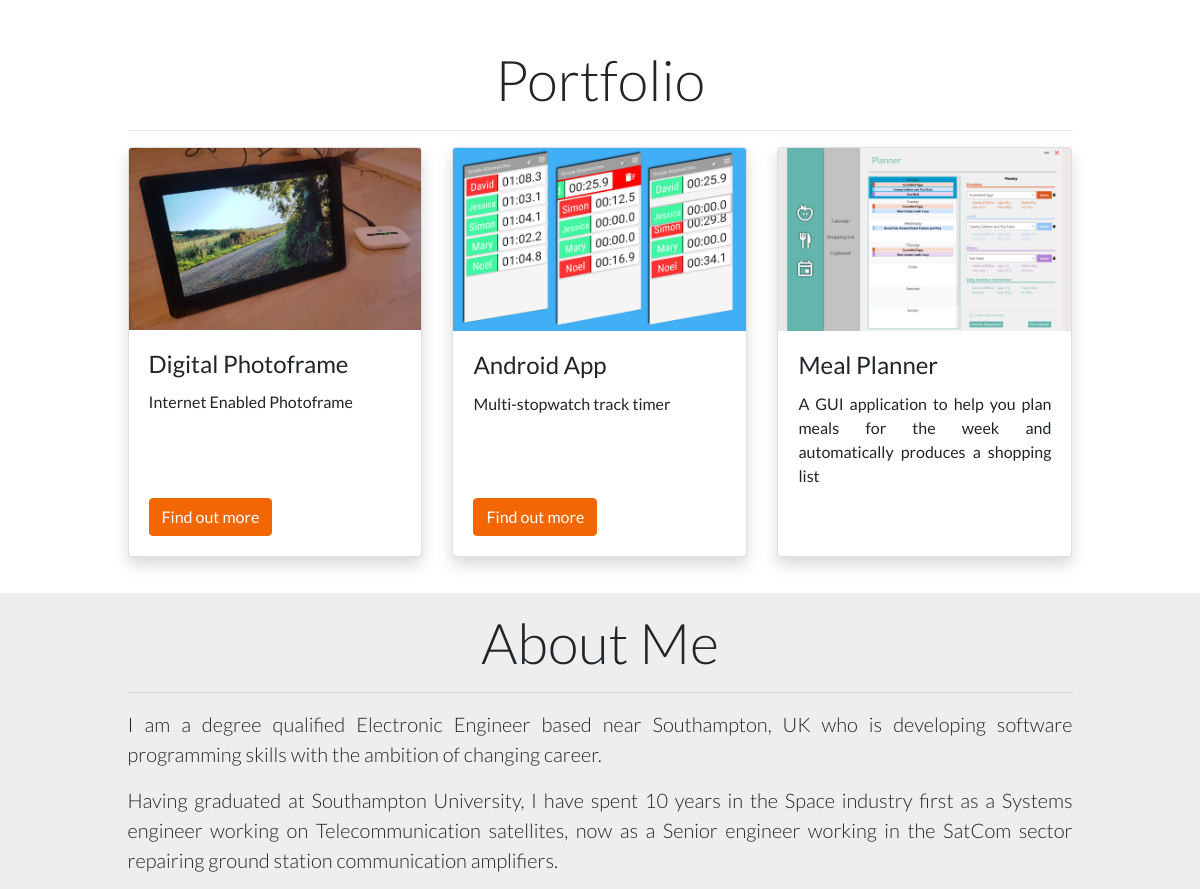
/ (middle part), run on an earlier commit of the app's database.
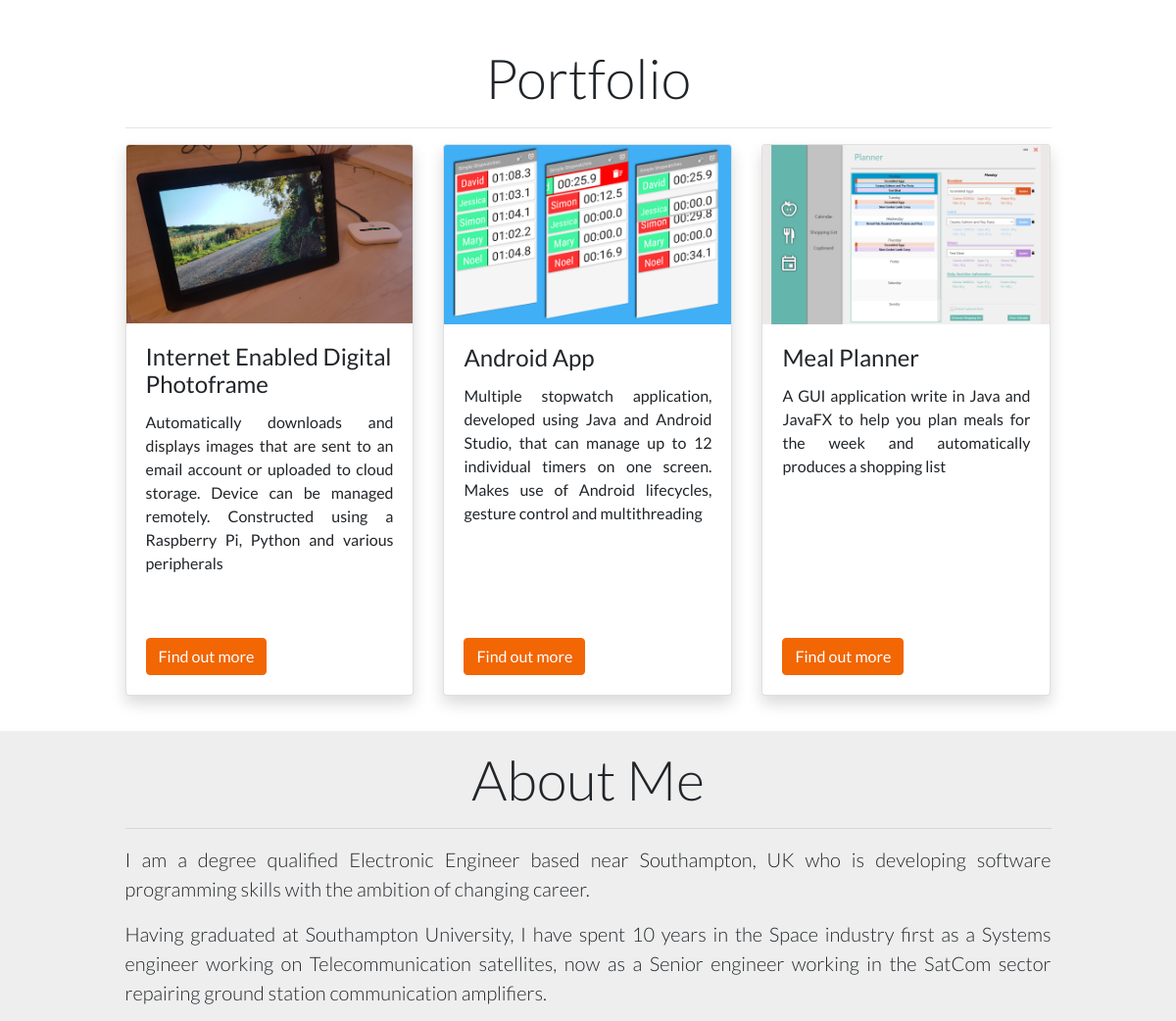
And on a later commit of the database.
### portfolio/models.py (models this page shows)
class PortfolioProject(models.Model):
    title = models.CharField(
        max_length = 40
    )
    description = models.CharField(
        max_length = 400
    )
    project_image = models.ImageField(
        upload_to='portfolio/images/'
    )
    project_url = models.URLField(blank=True)
    def __str__(self):
        return self.title

### portfolio/views.py (the view)
# urls.py: 2. Add a URL to urlpatterns:  path('', views.home, name='home')
def home (request):
    projects = PortfolioProject.objects.all()
    technologies = Technologies.objects.all()
    print(projects)
    return render(request, 'portfolio/home.html', {'projects' : projects, 'technologies' : technologies})

### portfolio/templates/portfolio/home.html (shortened to what this page needs)
{% extends 'portfolio/base.html' %}
{% load static %}
{% block content %}
<div class="col-12" id="portfolio">
    <div class="container col-12 col-xl-10 pt-3 pb-3 mx-auto" id="portfolio">
        <h1 class="text-center display-4">Portfolio</h1>
        <hr>
        <div class="row row-cols-md-2 row-cols-lg-3">
        {% for project in projects %}
        <div class="mb-3 card-deck mx-auto">
            <div class="card mb-1 shadow" >
              <img class="card-img-top" src="{{ project.project_image.url }}" alt="Card image">
              <div class="card-body d-flex flex-column align-items-start" >
                <h4 class="card-title ">{{ project.title }}</h4>
                {% with max_chars=240%}
                    <p class="card-text pb-5 text-justify">
                        {{ project.description |truncatechars:max_chars}}
                    </p>
                {% endwith %}
                {% if project.project_url %}
                <a href="{{project.project_url}}" class="btn btn-primary mt-auto">
                    Find out more
                </a>
                {% endif %}
              </div>
            </div>
        </div>
        {% endfor %}
        </div>
    </div>
</div>
<div class="container col-12 pt-3 pb-5" id="aboutMe">
    <div class = "col-12 col-xl-10 mx-auto">
        <h1 class="display-4 text-center">About Me</h1>
        <hr>
        <p class="lead text-justify">I am a degree qualified Electronic Engineer based near Southampton, UK who is developing software programming skills with the ambition of changing career. </p>
        <p class="lead text-justify">Having graduated at Southampton University, I have spent 10 years in the Space industry first as a Systems engineer working on Telecommunication satellites, now as a Senior engineer working in the SatCom sector repairing ground station communication amplifiers.</p>
    </div>
</div>
{% endblock %}

### portfolio/templates/portfolio/base.html (shortened to what this page needs)
<!doctype html>
<html lang="en">
  <head>
{% load static %}
    <link rel="stylesheet" href="https://stackpath.bootstrapcdn.com/bootstrap/4.5.2/css/bootstrap.min.css">
    <link rel="stylesheet" href="{% static "portfolio/custom.css" %}">
    <link rel="stylesheet" href="https://use.fontawesome.com/releases/v5.7.0/css/all.css">
  </head>
  <body>
        {% load static %}
     {% block content %}{% endblock %}
  </body>
</html>

### portfolio/static/portfolio/custom.css (style rules this page uses)
body { font-family: 'Lato', sans-serif; padding-top: 60px; }
#portfolio { background-color: white; }
.btn-primary, .btn-primary:active, .btn-primary:visited { background-color: #F26604 !important; border-color: #F26604 !important; }
#aboutMe { background-color: #EEEEEE; }

What changed in the data, as far as the page shows it:
changed PortfolioProject: title "Digital Photoframe" → "Internet Enabled Digital Photoframe"; description "Internet Enabled Photoframe" → "Automatically downloads and displays images that are sent to an email account or uploaded to cloud storage. Device can be managed remotely. Constructed using a Raspberry Pi, Python and various peripherals"
changed PortfolioProject "Android App": description "Multi-stopwatch track timer" → "Multiple stopwatch application, developed using Java and Android Studio, that can manage up to 12 individual timers on one screen. Makes use of Android lifecycles, gesture control and multithreading"
changed PortfolioProject "Meal Planner": description "A GUI application to help you plan meals for the week and automatically produces a shopping list" → "A GUI application write in Java and JavaFX to help you plan meals for the week and automatically produces a shopping list"; now shows "Find out more"
